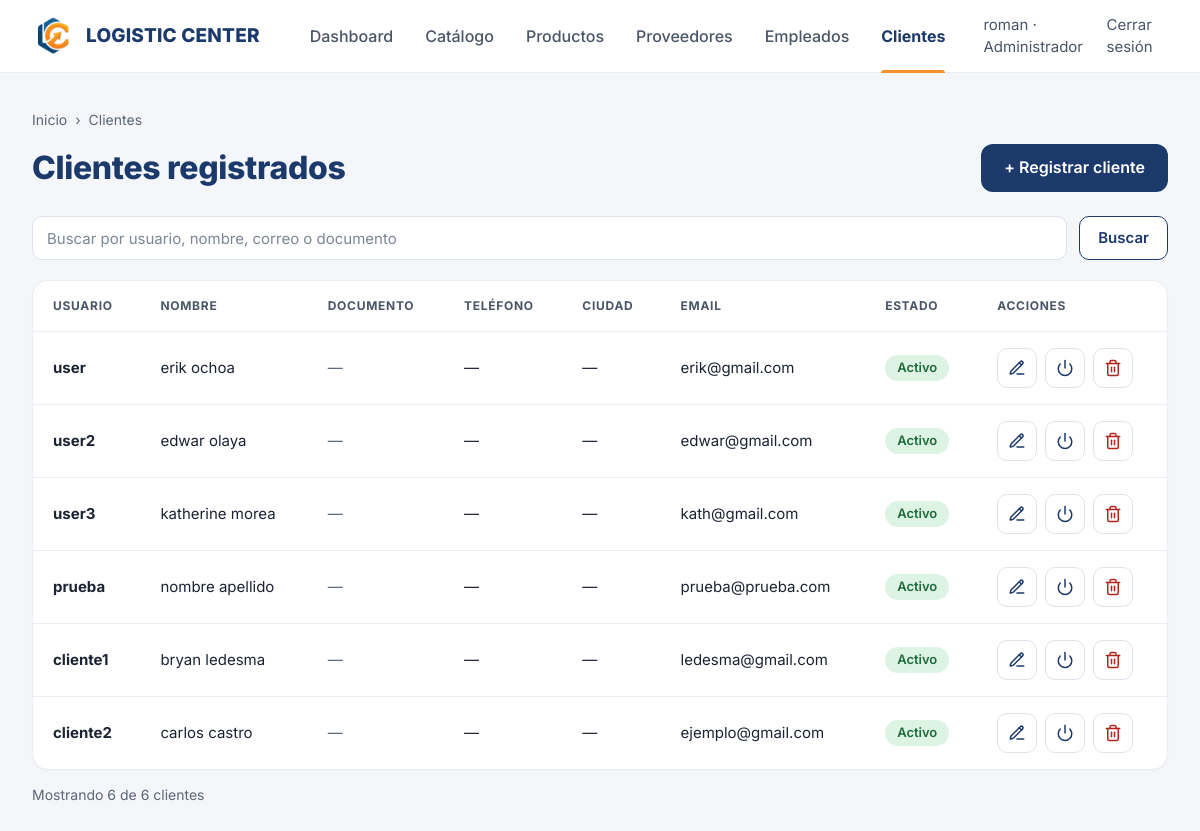
The page /clientes/ (signed in) on the database its author committed.
### usuarios/models.py (models this page shows, shortened)
class Usuario(AbstractUser):
    user_id = models.AutoField(primary_key=True)
    email = models.EmailField(
        'correo electrónico',
        unique=True,
        error_messages={'unique': 'Ya existe un usuario registrado con este correo electrónico.'},
    )
    USERNAME_FIELD = 'username'
    REQUIRED_FIELDS = ['email']
    class Meta:
        db_table = 'usuarios'
        verbose_name = 'Usuario'
        verbose_name_plural = 'Usuarios'

### usuarios/views.py (the view)
# urls.py: path('clientes/', views.ListarClientesView, name='listar_clientes'),
@solo_staff
def ListarClientesView(request):
    return _listar(request, 'cliente')

### usuarios/views.py (called while the page is built, shortened)
def _contexto(tipo, **extra):
    return {'tipo': tipo, 'cfg': TIPOS[tipo], **extra}

def _listar(request, tipo):
    cfg = TIPOS[tipo]
    busqueda = request.GET.get('q', '').strip()
    base = Usuario.objects.filter(is_staff=cfg['is_staff'])
    personas = base.select_related(cfg['relacion']).order_by('user_id')
    return render(request, 'listar_personas.html', _contexto(
        tipo, personas=personas, busqueda=busqueda, total=base.count(),
    ))

### usuarios/templates/listar_personas.html (shortened to what this page needs)
{% extends 'base.html' %}
{% block content %}
<nav class="crumbs" aria-label="Ruta">
    <a href="{% url 'dashboard' %}">Inicio</a><span aria-hidden="true">›</span><span>{{ cfg.titulo_plural }}</span>
</nav>
<div class="page-head">
    <h1 class="page-title">{{ cfg.titulo_plural }} registrados</h1>
    <a class="btn btn--primary btn--lg" href="{% url cfg.url_registro %}">+ Registrar {{ cfg.singular }}</a>
</div>
<form method="get" action="{% url cfg.url_lista %}" class="toolbar" role="search">
    <input class="input" type="search" name="q" value="{{ busqueda }}" placeholder="Buscar por usuario, nombre, correo o documento" aria-label="Buscar {{ cfg.plural }}">
    <button class="btn btn--outline" type="submit">Buscar</button>
</form>
<div class="table-card">
    <div class="table-wrap">
        <table class="table">
            <thead>
                <tr>
                    <th scope="col">Usuario</th>
                    <th scope="col">Nombre</th>
                    <th scope="col">Documento</th>
                    <th scope="col">Teléfono</th>
                    <th scope="col">{% if tipo == 'empleado' %}Cargo{% else %}Ciudad{% endif %}</th>
                    <th scope="col">Email</th>
                    <th scope="col">Estado</th>
                    <th scope="col">Acciones</th>
                </tr>
            </thead>
            <tbody>
                {% for usuario in personas %}
                {% if tipo == 'empleado' %}{% with perfil=usuario.empleado %}
                {% include '_fila_persona.html' %}
                {% endwith %}{% else %}{% with perfil=usuario.cliente %}
                {% include '_fila_persona.html' %}
                {% endwith %}{% endif %}
                {% empty %}
                <tr><td colspan="8" class="cell-empty">No se encontraron {{ cfg.plural }}.</td></tr>
                {% endfor %}
            </tbody>
        </table>
    </div>
</div>
<p class="table-foot">Mostrando {{ personas|length }} de {{ total }} {{ cfg.plural }}</p>
{% endblock %}

### main/templates/base.html (shortened to what this page needs)
{% load static %}<!DOCTYPE html>
<html lang="es">
<head>
    <link rel="stylesheet" href="{% static 'css/app.css' %}">
</head>
<body>
    <header class="topbar">
        <div class="topbar__inner">
            <a class="brand" href="{% if user.is_authenticated %}{% url 'dashboard' %}{% else %}{% url 'bienvenida' %}{% endif %}">
                <img class="brand__mark" src="{% static 'img/isotipo_v1.png' %}" alt="">
                <span class="brand__name">Logistic Center</span>
            </a>
            <nav class="menu" id="menu" aria-label="Principal">
                {% if user.is_authenticated %}
                {% with url_name=request.resolver_match.url_name %}
                <ul class="menu__links">
                    <li><a class="menu__link" href="{% url 'dashboard' %}" {% if url_name == 'dashboard' %}aria-current="page"{% endif %}>Dashboard</a></li>
                    <li><a class="menu__link" href="{% url 'catalogo' %}" {% if url_name == 'catalogo' or url_name == 'detalle_producto' %}aria-current="page"{% endif %}>Catálogo</a></li>
                    {% if user.is_staff %}
                    <li><a class="menu__link" href="{% url 'listar_productos' %}" >Productos</a></li>
                    <li><a class="menu__link" href="{% url 'listar_proveedores' %}" >Proveedores</a></li>
                    <li><a class="menu__link" href="{% url 'listar_empleados' %}" >Empleados</a></li>
                    <li><a class="menu__link" href="{% url 'listar_clientes' %}" {% if url_name == 'listar_clientes' or url_name == 'registrar_cliente' or url_name == 'modificar_cliente' %}aria-current="page"{% endif %}>Clientes</a></li>
                    {% endif %}
                </ul>
                {% endwith %}
                <div class="menu__side">
                    <span>{{ user.username }} · {% if user.is_superuser %}Administrador{% elif user.is_staff %}Empleado{% else %}Cliente{% endif %}</span>
                    <a class="menu__logout" href="{% url 'logout' %}" data-open-modal="modal-logout">Cerrar sesión</a>
                </div>
                {% else %}
                <div class="menu__side">
                    <a class="menu__logout" href="{% url 'login' %}">Iniciar sesión</a>
                </div>
                {% endif %}
            </nav>
        </div>
    </header>
    <main class="page {% block page_class %}{% endblock %}" id="contenido">
        {% block content %}{% endblock %}
    </main>
</body>
</html>

### usuarios/templates/_fila_persona.html (shortened to what this page needs)
<tr>
    <td class="cell-strong">{{ usuario.username }}</td>
    <td>{{ usuario.get_full_name|default:"—" }}</td>
    <td>{% if perfil %}{{ perfil.tipo_documento }} {{ perfil.numero_documento }}{% else %}<span class="muted" title="Datos pendientes: complételos al modificar">—</span>{% endif %}</td>
    <td>{{ perfil.telefono|default:"—" }}</td>
    <td>{% if tipo == 'empleado' %}{{ perfil.cargo|default:"—" }}{% else %}{{ perfil.ciudad|default:"—" }}{% endif %}</td>
    <td>{{ usuario.email|default:"—" }}</td>
    <td>
        {% if usuario.is_active %}
        <span class="pill pill--green">Activo</span>
        {% else %}
        <span class="pill pill--gray">Inactivo</span>
        {% endif %}
    </td>
    <td>
        <div class="actions">
            <a class="icon-btn" href="{% url cfg.url_modificar usuario.user_id %}" title="Modificar" aria-label="Modificar a {{ usuario.username }}">
                <svg class="icon" aria-hidden="true"><use href="#i-edit"/></svg>
            </a>
            {% if usuario.is_active %}
            <a class="icon-btn" href="{% url 'cambiar_estado_usuario' usuario.user_id %}" title="Inactivar" aria-label="Inactivar a {{ usuario.username }}"
               data-state-url="{% url 'cambiar_estado_usuario' usuario.user_id %}"
               data-title="¿Inactivar a {{ usuario.username }}?"
               data-text="No podrá iniciar sesión hasta que lo actives de nuevo."
               data-confirm-label="Sí, inactivar">
                <svg class="icon" aria-hidden="true"><use href="#i-power"/></svg>
            </a>
            {% endif %}
            <button class="icon-btn icon-btn--danger" type="button" title="Eliminar" aria-label="Eliminar a {{ usuario.username }}"
                    data-delete-url="{% url 'eliminar_usuario' usuario.user_id %}"
                    data-title="¿Eliminar a {{ usuario.username }}?"
                    data-text="Esta acción no se puede deshacer. Si solo quieres bloquear el acceso, mejor inactívalo.">
                <svg class="icon" aria-hidden="true"><use href="#i-trash"/></svg>
            </button>
        </div>
    </td>
</tr>

### rows shown on the page
Usuario: username "roman"
Usuario: username "user", get_full_name "erik ochoa", cliente.telefono "—", cliente.ciudad "—", email "erik@gmail.com", is_active "Activo"
Usuario: username "user2", get_full_name "edwar olaya", cliente.telefono "—", cliente.ciudad "—", email "edwar@gmail.com", is_active "Activo"
Usuario: username "user3", get_full_name "katherine morea", cliente.telefono "—", cliente.ciudad "—", email "kath@gmail.com", is_active "Activo"
Usuario: username "prueba", get_full_name "nombre apellido", cliente.telefono "—", cliente.ciudad "—", email "prueba@prueba.com", is_active "Activo"
Usuario: username "cliente1", get_full_name "bryan ledesma", cliente.telefono "—", cliente.ciudad "—", email "ledesma@gmail.com", is_active "Activo"
Usuario: username "cliente2", get_full_name "carlos castro", cliente.telefono "—", cliente.ciudad "—", email "ejemplo@gmail.com", is_active "Activo"

### other values the page prints
{{ cfg.titulo_plural }} "Clientes"
{{ cfg.singular }} "cliente"
{{ personas|length }} "6"
{{ total }} "6"
{{ cfg.plural }} "clientes"
